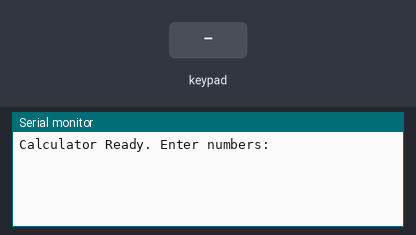
Simulated run of this sketch. Board: Arduino Uno, built with avr-gcc and run on an emulated ATmega328P. Shown: the last lines printed to the serial monitor. Inputs (shaded band) come from the test bench.

Above: at 1.2 s.
1.3 s: key '1' pressed
At 2.5 s:
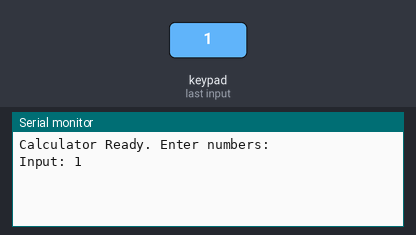
2.8 s: keypad keys 6 7 8 9 * pressed 0.4 s apart
At 5.2 s:
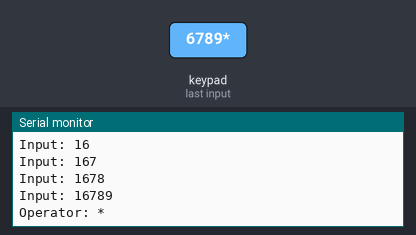
6.3 s: key '3' pressed
At 7.5 s:
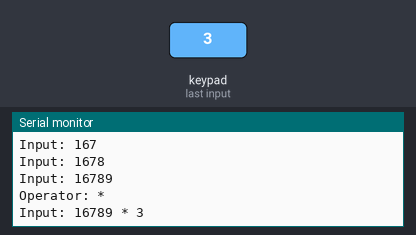
7.8 s: keypad keys 6 7 8 9 = pressed 0.4 s apart
At 9.8 s:
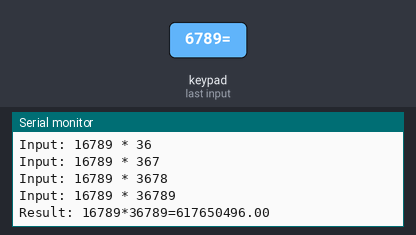
11.3 s: key '+' pressed
At 12.5 s:
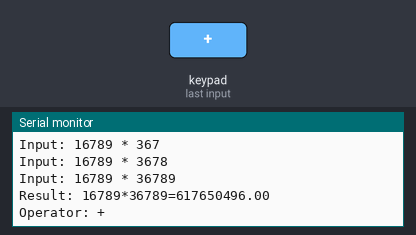
12.8 s: keypad keys 6 7 8 9 pressed 0.4 s apart
At 14.9 s:
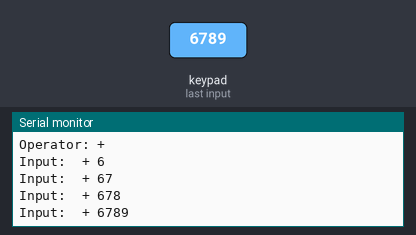

Measured:
- after the input at 1.3 s, the serial monitor: prints a new line at once (image 1)
- after the input at 2.8 s, the serial monitor: prints a new line at once (image 2)
- after the input at 6.3 s, the serial monitor: prints a new line at once (image 3)
- after the input at 7.8 s, the serial monitor: prints a new line at once (image 4)
- after the input at 11.3 s, the serial monitor: prints a new line at once (image 5)
- after the input at 12.8 s, the serial monitor: prints a new line at once (image 6)

The sketch:

calculator.ino
```cpp
#include <Keypad.h>
const byte ROWS = 4;
const byte COLS = 4;
char keys[ROWS][COLS] = {
  { '1', '3', '3', '+' },
  { '4', '5', '6', '-' },
  { '7', '8', '9', '*' },
  { 'C', '0', '=', '/' }
};
byte rowPins[ROWS] = { 2, 3, 4, 5 };
byte colPins[COLS] = { 6, 7, 8, 9 };
Keypad kpd = Keypad(makeKeymap(keys), rowPins, colPins, ROWS, COLS);
String num1 = "";
String num2 = "";
char op = 0;
bool enteringSecond = false;

void setup() {
  Serial.begin(9600);
  Serial.println("Calculator Ready. Enter numbers:");
}

void loop() {
  char key = kpd.getKey();
  if (!key) return;

  if (key == 'C') {
    num1 = "";
    num2 = "";
    op = 0;
    enteringSecond = false;
    Serial.println("Cleared");
    return;
  }

  if (key >= '0' && key <= '9') {
    if (!enteringSecond && op == 0) {
      num1 += key;
    } else {
      enteringSecond = true;
      num2 += key;
    }
    Serial.print("Input: ");
    Serial.print(num1);
    if (op) {
      Serial.print(" ");
      Serial.print(op);
      Serial.print(" ");
      Serial.print(num2);
    }
    Serial.println();
    return;
  }

  if (key == '+' || key == '-' || key == '*' || key == '/') {
    op = key;
    enteringSecond = true;
    Serial.print("Operator: ");
    Serial.println(op);
    return;
  }

  if (key == '=') {
    if (num1.length() > 0 && num2.length() > 0 && op) {
      double a = num1.toFloat();
      double b = num2.toFloat();
      double res = 0;
      bool ok = true;

      switch (op) {
        case '+': res = a + b; break;
        case '-': res = a - b; break;
        case '*': res = a * b; break;
        case '/':
          if (b == 0) {
            Serial.println("Error: Division by zero!");
            ok = false;
          } else res = a / b;
          break;
      }

      if (ok) {
        Serial.print("Result: ");
        Serial.print(num1);
        Serial.print(op);
        Serial.print(num2);
        Serial.print('=');
        Serial.println(res);
      }
    } else {
      Serial.println("Incomplete expression!");
    }
    // آماده برای محاسبه جدید
    num1 = "";
    num2 = "";
    op = 0;
    enteringSecond = false;
  }
}
```
